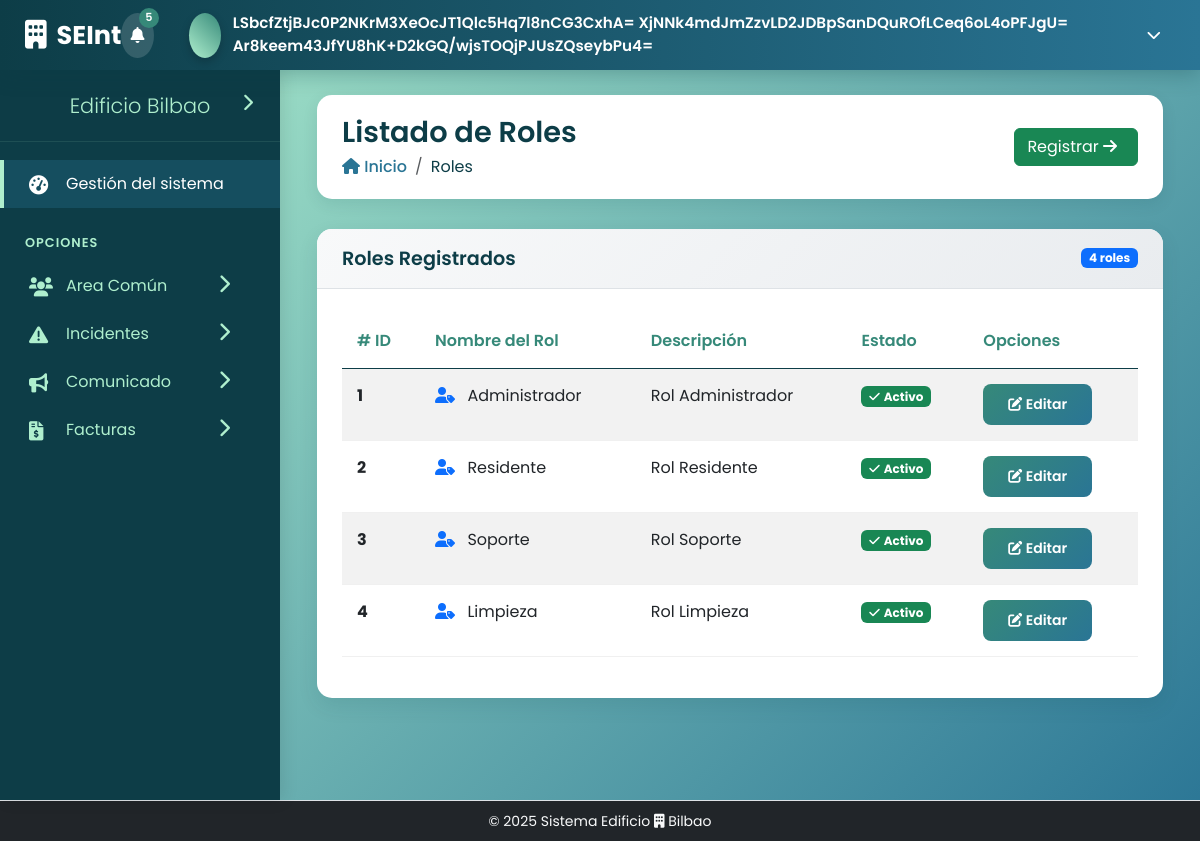
The app's page /public/controlador/RolControlador.php?action=listar (signed in) with its own data.
### tables this page shows
CREATE TABLE rol (
                     id_rol INT NOT NULL AUTO_INCREMENT PRIMARY KEY,
                     rol VARCHAR(150) NOT NULL,
                     descripcion TEXT DEFAULT NULL
);

### public/modelo/RolModelo.php (called while the page is built, shortened)
<?php
class RolModelo
{
    private $db;
    private $table_name = "rol";
    public function __construct($db)
    {
        $this->db = $db;
    }
    public function listarRoles(){
        $query = "SELECT * FROM ".$this->table_name;
        $stmt = $this->db->prepare($query);
        $stmt->execute();
        if($stmt->rowCount() > 0){
            return $stmt->fetchAll(PDO::FETCH_ASSOC);
        }
        return [];
    }
}

### public/vista/ListarRolVista.php (the view, shortened to what this page needs)
<?php include("../../includes/header.php");?>
            <div class="page-header fade-in">
                <div class="page-title">
                    <h1>Listado de Roles</h1>
                    <nav aria-label="breadcrumb">
                        <ol class="breadcrumb">
                            <li class="breadcrumb-item"><a href="#"><i class="fas fa-home"></i> Inicio</a></li>
                            <li class="breadcrumb-item active" aria-current="page">Roles</li>
                        </ol>
                    </nav>
                </div>
                <div class="page-actions">
                    <a href="../vista/RegistrarRolVista.php" class="btn btn-success">
                        Registrar <i class="fas fa-arrow-right me-2"></i>
                    </a>
                </div>
            </div>
            <div class="row fade-in">
                <div class="col-12">
                    <div class="content-box">
                        <div class="content-box-header d-flex justify-content-between align-items-center">
                            <h5>Roles Registrados</h5>
                            <span class="badge bg-primary"><?php echo count($roles); ?> roles</span>
                        </div>
                        <div class="content-box-body">
                            <?php if (empty($roles)): ?>
                                <div class="text-center py-4">
                                    <i class="fas fa-user-tag fa-3x text-muted mb-3"></i>
                                    <p class="text-muted">No hay roles registrados</p>
                                    <a href="../vista/RegistrarRolVista.php" class="btn btn-success">
                                        <i class="fas fa-user-plus me-2"></i>Registrar Primer Rol
                                    </a>
                                </div>
                            <?php else: ?>
                                <div class="table-responsive">
                                    <table class="table table-hover table-striped">
                                        <thead>
                                        <tr>
                                            <th># ID</th>
                                            <th>Nombre del Rol</th>
                                            <th>Descripción</th>
                                            <th>Estado</th>
                                            <th>Opciones</th>
                                        </tr>
                                        </thead>
                                        <tbody>
                                        <?php foreach ($roles as $rol): ?>
                                            <tr>
                                                <td><strong><?php echo htmlspecialchars($rol['id_rol']); ?></strong></td>
                                                <td>
                                                    <i class="fas fa-user-tag text-primary me-2"></i>
                                                    <?php echo htmlspecialchars($rol['rol']); ?>
                                                </td>
                                                <td>
                                                    <?php echo htmlspecialchars($rol['descripcion']); ?>
                                                </td>
                                                <td>
                                                <span class="badge bg-success">
                                                    <i class="fas fa-check me-1"></i>Activo
                                                </span>
                                                </td>
                                                <td>
                                                    <button class="btn btn-warning btn-sm"
                                                            data-bs-toggle="modal"
                                                            data-bs-target="#editarRolModal"
                                                            data-id="<?php echo htmlspecialchars($rol['id_rol']); ?>"
                                                            data-nombre="<?php echo htmlspecialchars($rol['rol']); ?>"
                                                            data-descripcion="<?php echo htmlspecialchars($rol['descripcion']); ?>"
                                                            title="Editar rol">
                                                        <i class="fas fa-edit"></i> Editar
                                                    </button>
                                                </td>
                                            </tr>
                                        <?php endforeach; ?>
                                        </tbody>
                                    </table>
                                </div>
                            <?php endif; ?>
                        </div>
                    </div>
                </div>
            </div>
<?php include("../../includes/footer.php");?>

### includes/css/dashboard.css (style rules this page uses)
:root { --celeste: #afefce; --verde-suave: #99b6a0; --verde: #368979; --azul: #2a7595; --azul-oscuro: #0d3d47; --sidebar-width: 280px; --sidebar-collapsed-width: 70px; --header-height: 70px; --transition-speed: 0.3s; }
* { margin: 0; padding: 0; box-sizing: border-box; }
body { font-family: 'Poppins', sans-serif; background: linear-gradient(135deg, var(--celeste) 0%, var(--azul) 100%); color: #333; overflow-x: hidden; min-height: 100vh; }
.page-header { display: flex; justify-content: space-between; align-items: center; margin-bottom: 30px; background: white; padding: 20px 25px; border-radius: 15px; box-shadow: 0 5px 15px rgba(13, 61, 71, 0.1); }
.page-title h1 { font-weight: 600; color: var(--azul-oscuro); margin: 0; font-size: 1.8rem; }
.breadcrumb { background: none; padding: 0; margin: 5px 0 0; }
.breadcrumb-item a { color: var(--azul); text-decoration: none; font-weight: 500; }
.breadcrumb-item.active { color: var(--azul-oscuro); }
.content-box { background: white; border-radius: 15px; box-shadow: 0 8px 20px rgba(13, 61, 71, 0.1); margin-bottom: 30px; overflow: hidden; transition: all 0.3s; }
.content-box-header { padding: 18px 25px; border-bottom: 1px solid #f0f0f0; display: flex; justify-content: space-between; align-items: center; background: linear-gradient(to right, #f8f9fa, white); }
.content-box-header h5 { font-weight: 600; margin: 0; color: var(--azul-oscuro); font-size: 1.2rem; }
.content-box-body { padding: 25px; }
.table thead th { color:var(--verde); border-color: #0d3d47; font-weight: 600; padding: 15px; border-radius: 4%; }
.table tbody tr { transition: all 0.2s; }
.table tbody td { padding: 15px; border-color: #f0f0f0; }
.fade-in { animation: fadeIn 0.6s ease-in-out; }

### public/vista/ListarRolVista.php (style rules this page uses)
.btn-warning { background: linear-gradient(135deg, var(--verde) 0%, var(--azul) 100%); border: none; color: white; font-weight: 600; padding: 10px 25px; border-radius: 8px; transition: all 0.3s; }
.table th { border-top: none; font-weight: 600; color: var(--azul-oscuro); }
.content-box-header { background: linear-gradient(135deg, #f8f9fa 0%, #e9ecef 100%); border-bottom: 1px solid #dee2e6; }

### records on screen
rol: id_rol "1", rol "Administrador", descripcion "Rol Administrador"
rol: id_rol "2", rol "Residente", descripcion "Rol Residente"
rol: id_rol "3", rol "Soporte", descripcion "Rol Soporte"
rol: id_rol "4", rol "Limpieza", descripcion "Rol Limpieza"

### other values on screen
$_SESSION['nombre'] "LSbcfZtjBJc0P2NKrM3XeOcJT1Qlc5Hq7l8nCG3CxhA="
$_SESSION['apellido_paterno'] "XjNNk4mdJmZzvLD2JDBpSanDQuROfLCeq6oL4oPFJgU="
$_SESSION['apellido_materno'] "Ar8keem43JfYU8hK+D2kGQ/wjsTOQjPJUsZQseybPu4="
count($roles) "4"
